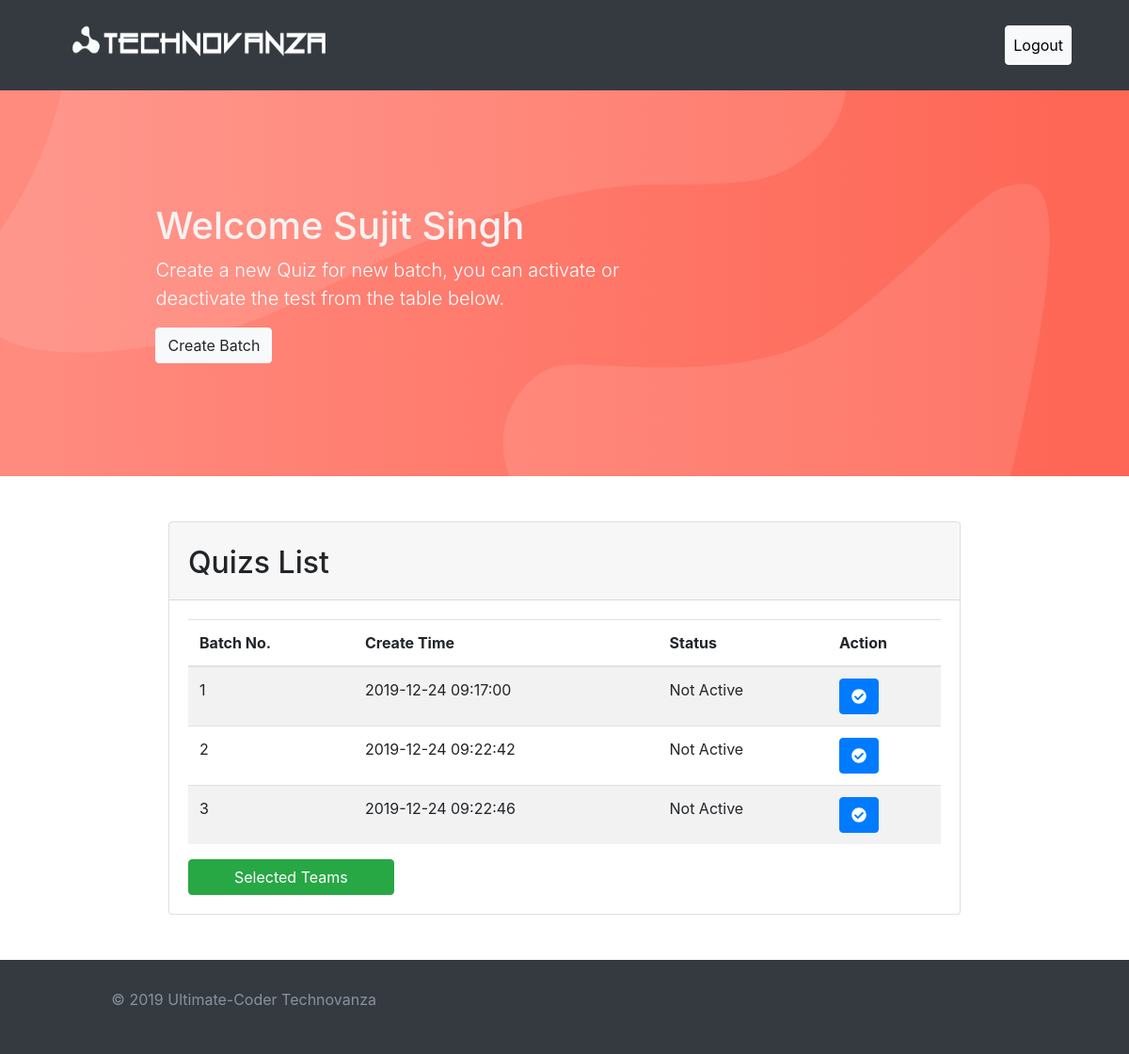
The page /admin_index.php (signed in) on the database as committed earlier.
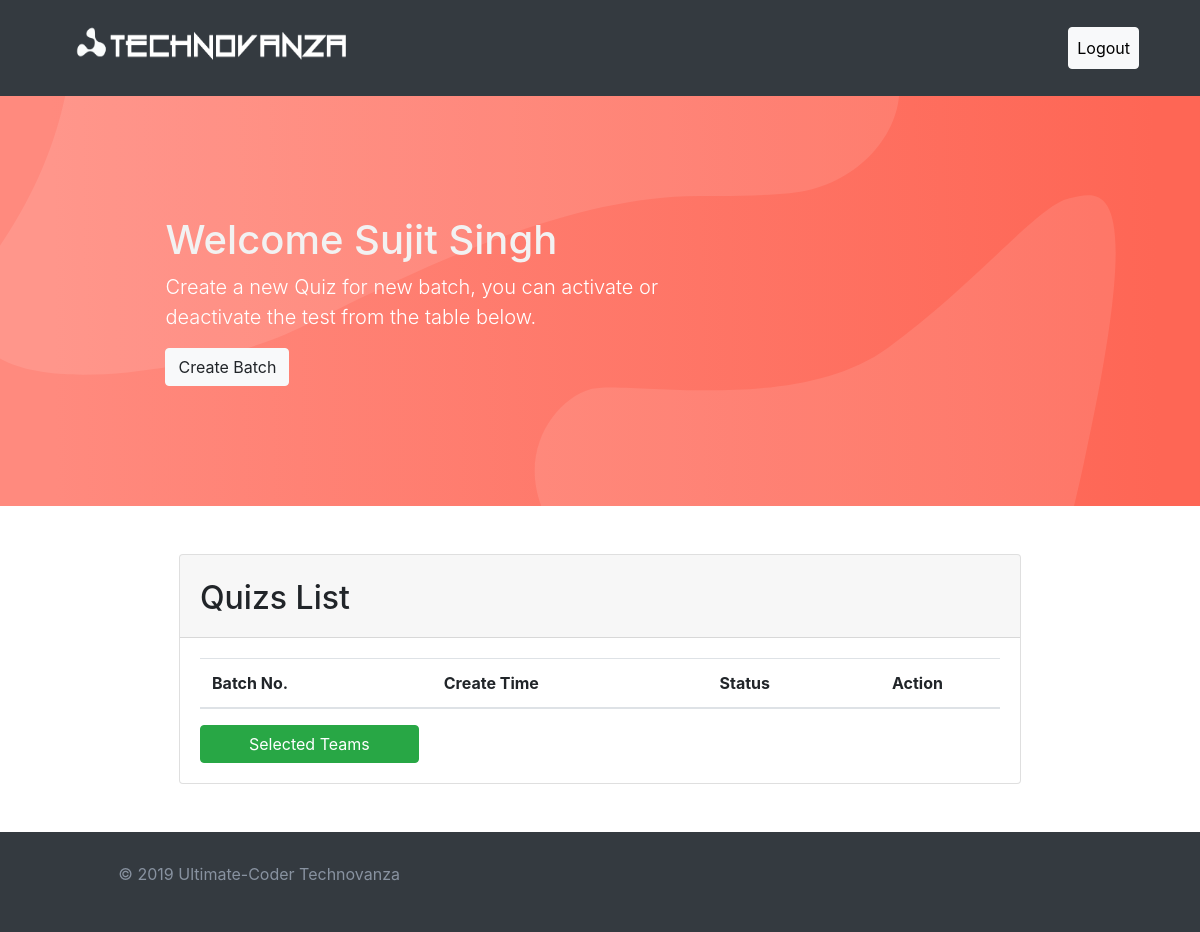
The same page on the database as committed later.
### tables this page shows
CREATE TABLE `uc_batch` (
  `batch_id` int(11) NOT NULL,
  `user_id` int(100) NOT NULL,
  `active` tinyint(1) NOT NULL DEFAULT '0',
  `time` timestamp NOT NULL DEFAULT CURRENT_TIMESTAMP
);

### admin_index.php (the view, shortened to what this page needs)
<?php
    include 'db/db.php';
?>
<!DOCTYPE html>
<html>
<head>
  <link type="text/css" rel="stylesheet" href="css/froala_blocks.css">
  <link type="text/css" rel="stylesheet" href="css/bootstrap.css">
  <link href="css/all.css" rel="stylesheet">
</head>
<body>
<header class="bg-dark" data-block-type="headers" data-id="2">
  <div class="container text-center">
      <nav class="navbar">
          <a class="navbar-brand" href=""><img src="imgs/techno_logo.png" width="300" height="70" alt=""></a>
          <div class="navbar-nav">
              <li class="nav-item active">
                <a style="color:black;" class="nav-link btn btn-light p-2 px-2" href="logout.php">Logout</a>
              </li>
          </div>
      </nav>
  </div>
</header>
<section class="fdb-block fdb-viewport bg-dark" style="background-image: url(imgs/hero/red.svg);">
  <div class="container align-items-center justify-content-center d-flex">
    <div class="row align-items-center text-left">
      <div class="col-12 col-sm-10 col-md-8 col-lg-8">
        <h1>Welcome <?php echo $_SESSION['f_name']." ".$_SESSION['l_name'] ?></h1>
        <p class="lead">Create a new Quiz for new batch, you can activate or deactivate the test from the table below.</p>
        <form action="<?php echo htmlentities($_SERVER['PHP_SELF']);?>" method="POST">
          <button type="submit" name="create_batch" class="btn btn-light">Create Batch</button>
        </form>
      </div>
    </div>
  </div>
</section>
<section class="fdb-block p-5">
  <div class="container">
    <div class="row align-items-center justify-content-center">
      <div class="card">
        <div class="card-header">
          <h2>Quizs List</h2>
        </div>
        <div class="row">
            <div class="col-auto mt-4 mt-sm-0">
              <div class="card-body">
                <div class="table-responsive">
                    <table id="add-row" style="width:800px;" class="display table table-striped table-hover" >
                        <thead>
                            <tr>
                                <th>Batch No.</th>
                                <th>Create Time</th>
                                <th>Status</th>
                                <th style="width: 15%">Action</th>
                            </tr>
                        </thead>
                        <tbody>
                            <?php
                                $no = 1;
                                $sql_batch = $conn->query("SELECT * FROM uc_batch");
                                while ($row = mysqli_fetch_assoc($sql_batch)) {
                            ?>
                                <tr>
                                    <td><?= $no ?></td>
                                    <td><?= $row['time']?></td>
                                    <td><?php
                                        if($row['active']==1){
                                            echo "Active";
                                        }else {
                                            echo "Not Active";
                                        }
                                        ?>
                                    </td>
                                    <td>
                                        <form class="form-button-action" action="<?php echo htmlentities($_SERVER['PHP_SELF']); ?>" method="POST">
                                            <?php
                                            if ($row['active'] == 0) {
                                            ?>
                                            <button type="submit" data-toggle="tooltip" data-placement="right" title="Activate" name="activate" class="btn btn-primary">
                                                <i class="fa fa-check-circle"></i>
                                            </button>
                                            <?php
                                            }
                                            else
                                            { ?>
                                                <button type="submit" data-toggle="tooltip" data-placement="right" title="Deactivate" name="deactivate" class="btn btn-warning">
                                                    <i class="fa fa-times-circle"></i>
                                                </button> <?php
                                            }
                                            ?>
                                        </form>
                                    </td>
                                </tr>
                            <?php
                                $no++;
                                }
                            ?>
                        </tbody>
                    </table>
            </div>
            <button class="btn btn-success px-5" data-toggle="modal" data-target="#selected_team">Selected Teams</button>
        </div>
      </div>
      </div>
    </div>
  </div>
</section>
<footer class="fdb-block footer-small bg-dark" data-block-type="footers" data-id="5">
  <div class="container">
      <div class="col-12 col-md-4 mt-4 mt-md-0 text-center text-md-right" style="z-index: 10000;"><p>© 2019 Ultimate-Coder Technovanza</p></div>
  </div>
</footer>
</body>
</html>

### css/froala_blocks.css (style rules this page uses)
*, *::before, *::after { box-sizing: border-box; }
html { font-family: sans-serif; line-height: 1.15; -webkit-text-size-adjust: 100%; -ms-text-size-adjust: 100%; -ms-overflow-style: scrollbar; -webkit-tap-highlight-color: rgba(0, 0, 0, 0); }
article, aside, figcaption, figure, footer, header, hgroup, main, nav, section { display: block; }
body { margin: 0; font-family: Lato, Helvetica, Arial; font-size: 1em; font-weight: 400; line-height: 1.5; color: #444444; text-align: left; background-color: #fff; }
h1, h2, h3, h4, h5, h6 { margin-top: 0; margin-bottom: 0.5rem; }
p { margin-top: 0; margin-bottom: 1rem; }
a { color: #329ef7; text-decoration: none; background-color: transparent; -webkit-text-decoration-skip: objects; }
img { vertical-align: middle; border-style: none; }
table { border-collapse: collapse; }
th { text-align: inherit; }
button { border-radius: 0; }
input, button, select, optgroup, textarea { margin: 0; font-family: inherit; font-size: inherit; line-height: inherit; }
button, input { overflow: visible; }
button, select { text-transform: none; }
button, html [type="button"], [type="reset"], [type="submit"] { -webkit-appearance: button; }
h1, h2, h3, h4, h5, h6, .h1, .h2, .h3, .h4, .h5, .h6 { margin-bottom: 0.5rem; font-family: inherit; font-weight: 600; line-height: 1.5; color: inherit; }
h1, .h1 { font-size: 2.75rem; }
h2, .h2 { font-size: 2rem; }
.lead { font-size: 1.4rem; font-weight: 400; }
.btn { display: inline-block; font-weight: 400; text-align: center; white-space: nowrap; vertical-align: middle; user-select: none; border: 0.125rem solid transparent; padding: 0.375rem 1.625rem; font-size: 1em; line-height: 1.5; border-radius: 0.25rem; transition: color 0.15s ease-in-out, background-color 0.15s ease-in-out, border-color 0.15s ease-in-out, box-shadow 0.15s ease-in-out; }
.btn:not(:disabled):not(.disabled) { cursor: pointer; }
.btn-success { color: #fff; background-color: #28a745; border-color: #28a745; }
.btn-light { color: #212529; background-color: #f8f9fa; border-color: #f8f9fa; }
h1, h2, h3, h4, h5, h6, .h1, .h2, .h3, .h4, .h5, .h6 { margin-top: 0.3rem; }
p { color: #8892a0; font-weight: 400; }
.fdb-block { -webkit-font-smoothing: antialiased; -moz-osx-font-smoothing: grayscale; text-rendering: optimizelegibility; padding: 7.5rem 0; position: relative; background-size: cover; background-position: center; background-repeat: no-repeat; overflow: hidden; background-color: #FFFFFF; }
.fdb-block .container { background-position: center; background-repeat: no-repeat; background-size: contain; }
.fdb-block.fdb-viewport { min-height: calc(100% - 2 * 7.5rem); }
.fdb-block.fdb-viewport .container { min-height: calc(100% - 2 * 7.5rem); }
footer { padding: 1.875rem 0 !important; }
footer.bg-dark { background: #2d313c; color: #f2f2f2; }
header { background-color: #FFFFFF; }
header .navbar-nav a.nav-link { color: #777; }
header .navbar-nav .active a.nav-link { color: #444444; }
header.bg-dark .navbar-nav a.nav-link { color: #dcdcdc; }
header.bg-dark .navbar-nav .active a.nav-link { color: #FFFFFF; }
.bg-dark { background-color: #2d313c; color: #f2f2f2; }
.bg-dark p.lead { color: white; }
svg { overflow: hidden; vertical-align: middle; }
.btn-primary { color: #fff; background-color: #329ef7; border-color: #329ef7; }

Rows that differ between the two databases and show on the page:
removed uc_batch: time "2019-12-24 09:17:00", active "Not Active"
removed uc_batch: time "2019-12-24 09:22:42", active "Not Active"
removed uc_batch: time "2019-12-24 09:22:46", active "Not Active"
